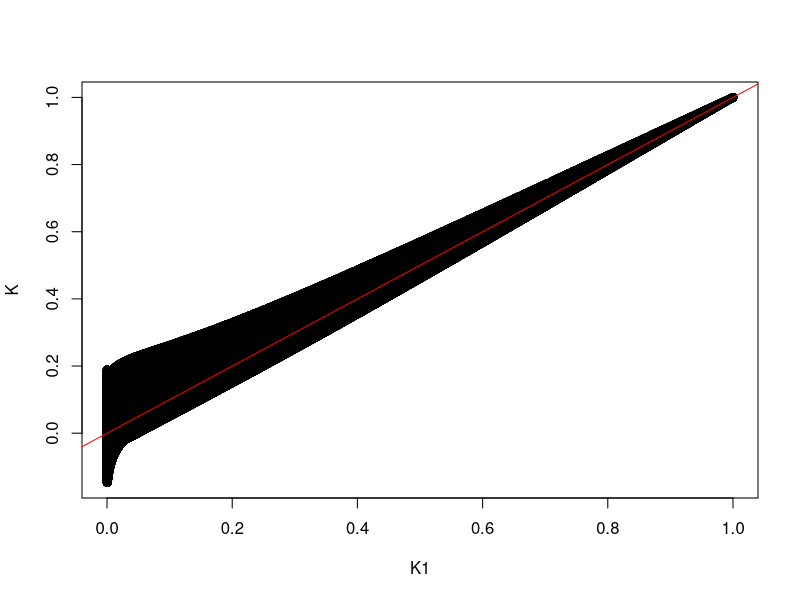

Generate this figure with R:
set.seed(123)
n=500
x= cbind(runif(n),runif(n))
x=scale(x)
alpha=0.5
m=100
Omega = cbind(rnorm(m),rnorm(m)) # Squared exponential kernel
Proj = x %*% t(Omega) # Projection - combine data with sample frequencies
Phi = sqrt(1/m) * cbind(cos(Proj/alpha), sin(Proj/alpha)) # Fourier feature matrix
K = Phi %*% t(Phi) # approximation of Kernel matrix
d=as.matrix(dist(x))
K1<-exp(-0.5*d*d/(alpha^2))
plot(K1,K)
abline(0,1,col='red')
